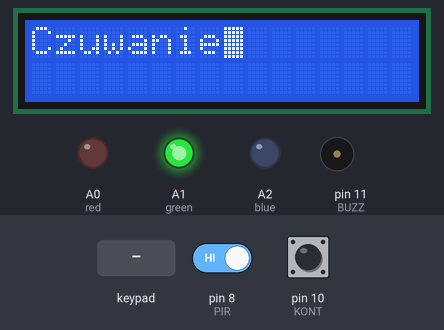
Simulated run of this sketch. Board: Arduino Uno, built with avr-gcc and run on an emulated ATmega328P. On the bench: 16×2 character LCD, output pins drawn as LEDs (lit = HIGH), buzzer (waves = sounding, pin HIGH). The test bench sets the inputs (shaded band); at power-on: pin 8 (PIR) HIGH, pin 10 (KONT) HIGH.

Above: at 1.2 s.
1.3 s: key 'A' pressed
At 2.0 s:
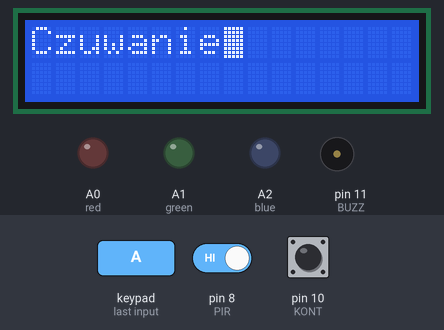
At 2.6 s:
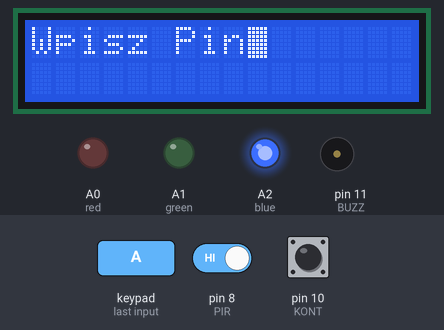
3.7 s: keypad keys 1 2 3 4 pressed 0.4 s apart
At 6.4 s:
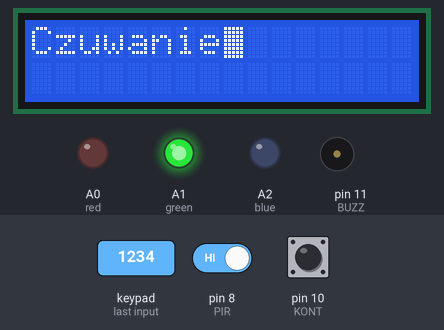
8.3 s: keypad keys 1 2 3 4 # pressed 0.4 s apart
13.3 s: keypad keys 1 2 3 4 * pressed 0.4 s apart
18.3 s: keypad keys 1 2 3 4 D pressed 0.4 s apart
23.3 s: keypad keys 3 2 1 0 pressed 0.4 s apart
Timing chart, 0 to 26.3 s (numbered marks = the images above; inputs shaded):
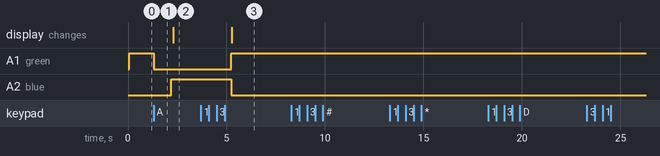

Measured:
- after the input at 1.3 s, A1 (green): HIGH → LOW at once; A2 (blue): LOW → HIGH after 0.91 s
- after the input at 3.7 s, A0 (red): stays LOW (without the input it goes to HIGH after 4.3 s); A1 (green): LOW → HIGH after 1.6 s; A2 (blue): HIGH → LOW after 1.6 s instead of 4.3 s; the display: changes after 1.6 s (image 3)
- after the input at 8.3 s, every drawn part: stays the same
- after the input at 13.3 s, every drawn part: stays the same
- after the input at 18.3 s, every drawn part: stays the same
- after the input at 23.3 s, every drawn part: stays the same

The sketch:

ALARM.ino
```cpp
#include <Keypad.h>
#include <LiquidCrystal_I2C.h>
#define BUZZ 11
#define KONT 10
#define PIR 8

int ileCzasuMinelo = 0;
int pinAlarmuPozycja = 1;
char pinCyfra1 = '1';
char pinCyfra2 = '2';
char pinCyfra3 = '3';
char pinCyfra4 = '4';
const byte ROWS = 4;
const byte COLS = 4;

byte rowPins[ROWS] = {3, 2, 1, 0};
byte colPins[COLS] = {4, 5, 6, 7};

char keys[ROWS][COLS] = {
  {'1','2','3','A'},
  {'4','5','6','B'},
  {'7','8','9','C'},
  {'*','0','#','D'},
};
LiquidCrystal_I2C lcd(0x27, 16, 2);
Keypad klawiatura = Keypad (makeKeymap(keys), rowPins, colPins, ROWS, COLS);

volatile int stanAlarmu = 1;
void setup() {
  // put your setup code here, to run once:
  lcd.begin();
  lcd.print("Start ... ..");
  lcd.blink();
  pinMode(BUZZ, OUTPUT);
  pinMode(KONT, INPUT_PULLUP);
  pinMode(PIR, INPUT_PULLUP);
  pinMode(A0, OUTPUT); //red
  pinMode(A1, OUTPUT); //green
  pinMode(A2, OUTPUT); //blue
}
char klawisz = 0;
void loop() {
  // put your main code here, to run repeatedly:
  switch(stanAlarmu){
    case 1:
    //czuwanie
    digitalWrite(A0, LOW);
    digitalWrite(A1, HIGH);
    digitalWrite(A2, LOW);
    lcd.home();
    lcd.clear();
    lcd.print("Czuwanie");
    lcd.blink();

    klawisz = klawiatura.getKey();
    if (klawisz == 'A'){
      for (int i=1; i<10; i++){
        digitalWrite(A1, LOW);
        delay(100);
        digitalWrite(A1, HIGH);
      }
      stanAlarmu = 2;

    }
    break;

    case 2:
    //monitorowanie
    digitalWrite(A0, LOW);
    digitalWrite(A1, LOW);
    digitalWrite(A2, HIGH);//nieb
    delay(50);
    lcd.home();
    lcd.clear();
    lcd.print("Monitorowanie");

    if (digitalRead(PIR) == LOW) {
      stanAlarmu = 4; // Alarm
    } else if (digitalRead(KONT) == HIGH) {
      stanAlarmu = 3; // Czas na rozbrojenie
      ileCzasuMinelo=0;
        pinAlarmuPozycja = 1;
    }
    break;

    case 3:
    // rozbrajanie
    digitalWrite(A0, LOW); // red
    digitalWrite(A1, LOW);
    digitalWrite(A2, HIGH);//nieb
    lcd.home();
    lcd.clear();
    lcd.print("Wpisz Pin");
    klawisz = klawiatura.getKey();
    if (klawisz) {
      if (pinAlarmuPozycja == 1 && klawisz == pinCyfra1) { //Jesli sprawdzamy 1 pozycje PINu
          pinAlarmuPozycja++; //Cyfra poprawna, mozna sprawdzic na kolejna
        } else if (pinAlarmuPozycja == 2 && klawisz == pinCyfra2) { //Jesli sprawdzamy 2 pozycje PINu
          pinAlarmuPozycja++; //Cyfra poprawna, mozna sprawdzic na kolejna
        } else if (pinAlarmuPozycja == 3 && klawisz == pinCyfra3) { //Jesli sprawdzamy 3 pozycje PINu
          pinAlarmuPozycja++; //Cyfra poprawna, mozna sprawdzic na kolejna
        } else if (pinAlarmuPozycja == 4 && klawisz == pinCyfra4) { //Jesli sprawdzamy 4 pozycje PINu
            stanAlarmu = 1; //Wszystkie 4 cyfry kodu sa poprawne
        } else {
           stanAlarmu = 4; //Blad w kodzie PIN - wlacz alarm
    }
    }
    delay(100);
    ileCzasuMinelo++;

    if (ileCzasuMinelo >= 50){
      stanAlarmu = 4;
    }
    break;

    case 4:
    //sygnalizacja alarmu
    digitalWrite(A0, HIGH); //czerwona
    digitalWrite(A1, LOW);
    digitalWrite(A2, LOW);
    lcd.home();
    lcd.clear();
    lcd.print("ALARM !!!");
    lcd.blink();
    tone(BUZZ, 3500, 200);
    delay(100);
    klawisz = klawiatura.getKey();
    if (klawisz) {
      if (klawisz == 'B') {
        delay(300);
        ileCzasuMinelo=0;
        pinAlarmuPozycja = 1;
      stanAlarmu = 3;
    }
  }
    break;


}
}
```
